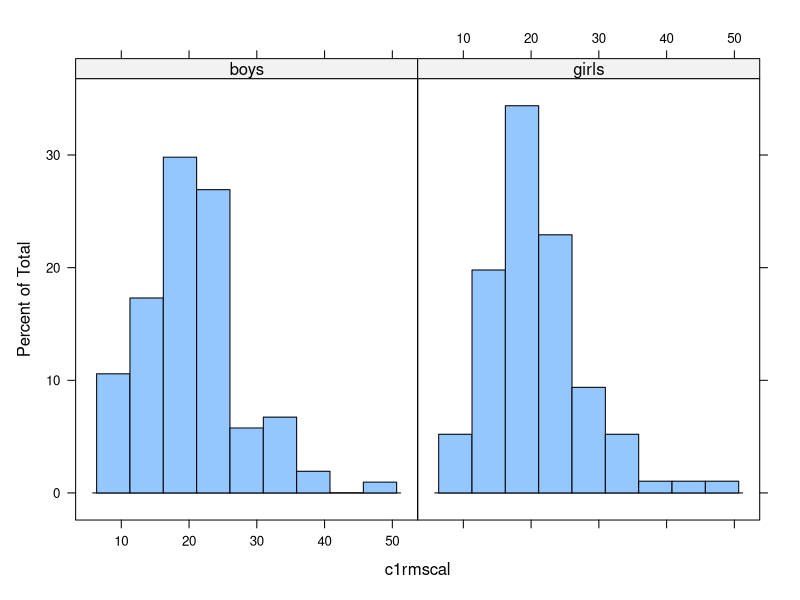
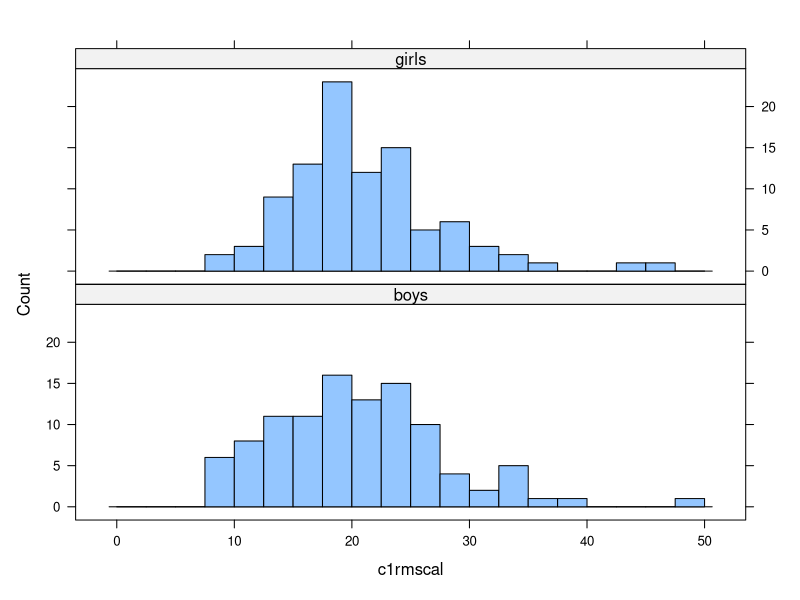
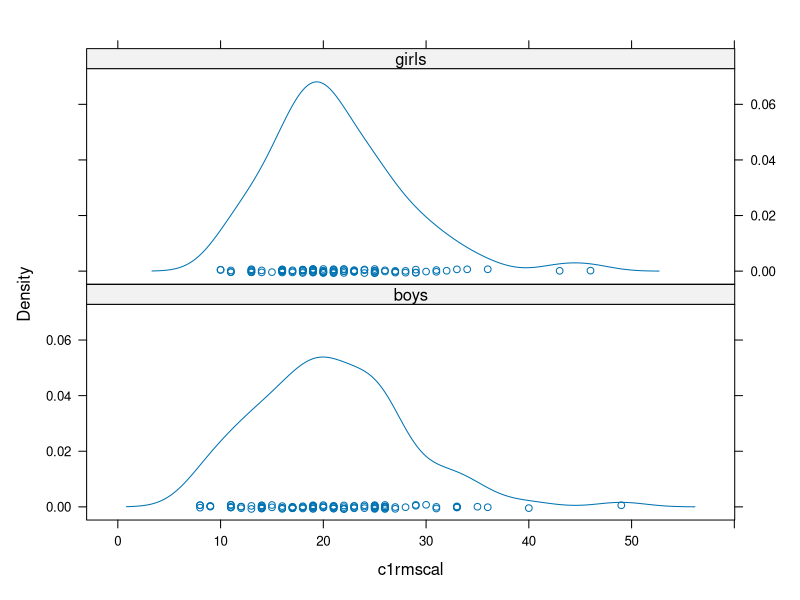
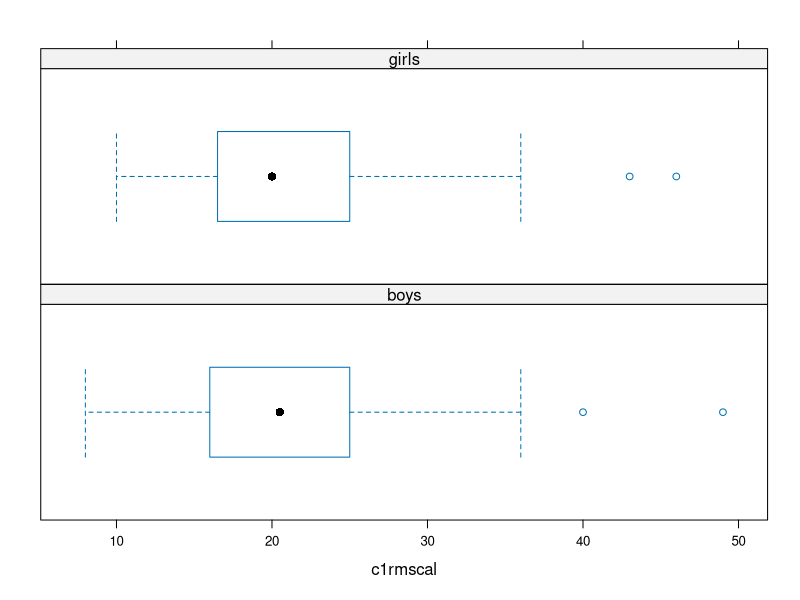

The R source for these figures, in order:
#ASRR Chapter 3

ecls=read.table(file="ecls200.txt",header=TRUE)

#3.3.1 
tapply(ecls$c1rmscal,ecls$gender,mean)
mdiff2=mean(ecls$c1rmscal[ecls$gender==2])-mean(ecls$c1rmscal[ecls$gender==1])
mdiff2

mdifftrim=mean(ecls$c1rmscal[ecls$gender==2],tr=.1)-
  mean(ecls$c1rmscal[ecls$gender==1],tr=.1)
mdifftrim

library(psych)
mdiffwin=winsor.mean(ecls$c1rmscal[ecls$gender==2],tr=.1)-
  winsor.mean(ecls$c1rmscal[ecls$gender==1],tr=.1)
mdiffwin

meddiff=median(ecls$c1rmscal[ecls$gender==2])-
  median(ecls$c1rmscal[ecls$gender==1])
meddiff

mode <- function(x) {
  ux <- unique(x)
  ux[which.max(tabulate(match(x, ux)))]
}
tapply(ecls$c1rmscal,ecls$gender,mode)

tapply(ecls$c1rmscal,ecls$gender,var)
vr=var(ecls$c1rmscal[ecls$gender==1])/var(ecls$c1rmscal[ecls$gender==2])
vr

range(ecls$c1rmscal[ecls$gender==1])    #boys range
range(ecls$c1rmscal[ecls$gender==2])    #girls range

IQR(ecls$c1rmscal[ecls$gender==1])    #boys IQR
IQR(ecls$c1rmscal[ecls$gender==2])    #girls IQR

tapply(ecls$c1rmscal,ecls$gender,skew)
table(ecls$c1rmscal[ecls$gender==1])   #boys
table(ecls$c1rmscal[ecls$gender==2])   #girls

#3.3.2
library(car)
ecls$gender=as.factor(recode(ecls$gender, "1='boys';2='girls'"))
table(ecls$gender)

library(lattice)
histogram(~c1rmscal|gender, data = ecls)
histogram(~c1rmscal|gender, 
          data = ecls,
          type="count",
          breaks=seq(0,50,by=2.5),
          layout=c(1,2))

densityplot(~c1rmscal|gender,data = ecls,layout=c(1,2))

bwplot(~c1rmscal|gender,data = ecls,layout=c(1,2))
b=boxplot(ecls$c1rmscal~ecls$gender,plot=FALSE)
b

#3.3.3
z=scale(ecls$c1rmscal[ecls$gender=="boys"])
new=as.data.frame(cbind(ecls$c1rmscal[ecls$gender=="boys"],z))
new[new$V2 < -3.0 | new$V2 > 3.0, ]

#3.4
table(ecls$p1hfamil)
library(car)
ecls$famtype=as.factor(recode(ecls$p1hfamil, "1='parentsib';2:5='other'"))
table(ecls$famtype)

table(ecls$wkdaded)
ecls$daded=as.factor(recode(ecls$wkdaded, "3='HS'; 6='Bachelors'; else=NA"))
table(ecls$daded)







